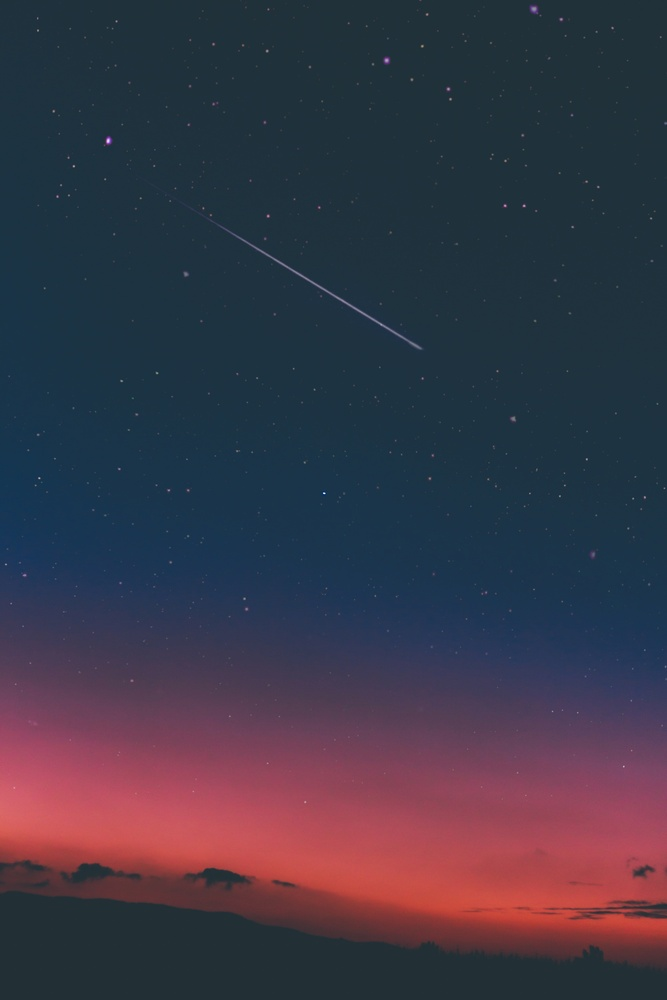
#> input picture source.jpg, 667 x 1000 px, shrunk from 3456 x 5184 before the run
$ jupyter execute Untitled.ipynb   (shell and % lines are left out)
#> lines starting #> are read from the running program, lines starting #| are printed output that depends on the picture; pictures that were not available may be replaced by others from this repository, and a replacement may not be noted
[cell 1]
import cv2
import numpy as np
import matplotlib.pyplot as plt

[cell 2]
source_img = cv2.imread('./source.jpg')
#> source_img is the input picture: shape (1000, 667, 3); mean B, G, R 70.6, 55.5, 59
target_img = cv2.imread('./target.jpg')

[cell 3]
source_img = cv2.cvtColor(source_img , cv2.COLOR_BGR2RGB)
target_img = cv2.cvtColor(target_img , cv2.COLOR_BGR2RGB)

[cell 4]
fig , (axs1 , axs2) = plt.subplots(1,2 , figsize = (15,10))
axs1.set_title("Source Image")
axs1.imshow(source_img)
axs2.set_title("Target Image")
axs2.imshow(target_img)

[cell 5]
# convert image into LAB color space
source_lab = cv2.cvtColor(source_img , cv2.COLOR_RGB2LAB)
#> source_lab: shape (1000, 667, 3); mean of channels 0, 1, 2 63.9, 134, 120.5
target_lab = cv2.cvtColor(target_img , cv2.COLOR_RGB2LAB)

[cell 6]
fig , (axs1 , axs2) = plt.subplots(1,2 , figsize = (15,10))
axs1.set_title("Source Lab Image")
axs1.imshow(source_lab)
axs2.set_title("Target Lab Image")
axs2.imshow(target_lab)
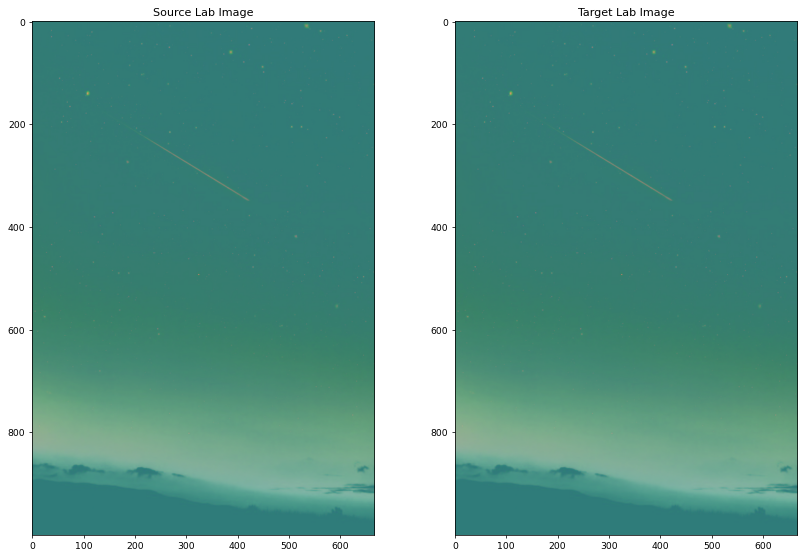
#> figure drawn by matplotlib, 2 panels

[cell 7]
# calculating mean and std for individual channels from source and target image
def image_parameters(L , A , B):
   # (L , A , B) = np.split(img)

    (L_mean , L_std) = (L.mean() , L.std())
    (A_mean , A_std) = (A.mean() , A.std())
    (B_mean , B_std) = (B.mean() , B.std())

    return (L_mean , L_std , A_mean , A_std , B_mean , B_std)

[cell 8]
def color_transfer(source , target):
    # convert image into LAB color space
    source_lab = cv2.cvtColor(source_img , cv2.COLOR_RGB2LAB)
    target_lab = cv2.cvtColor(target_img , cv2.COLOR_RGB2LAB)

    # split the channels of images
    (L_source , A_source , B_source) = cv2.split(source_lab)
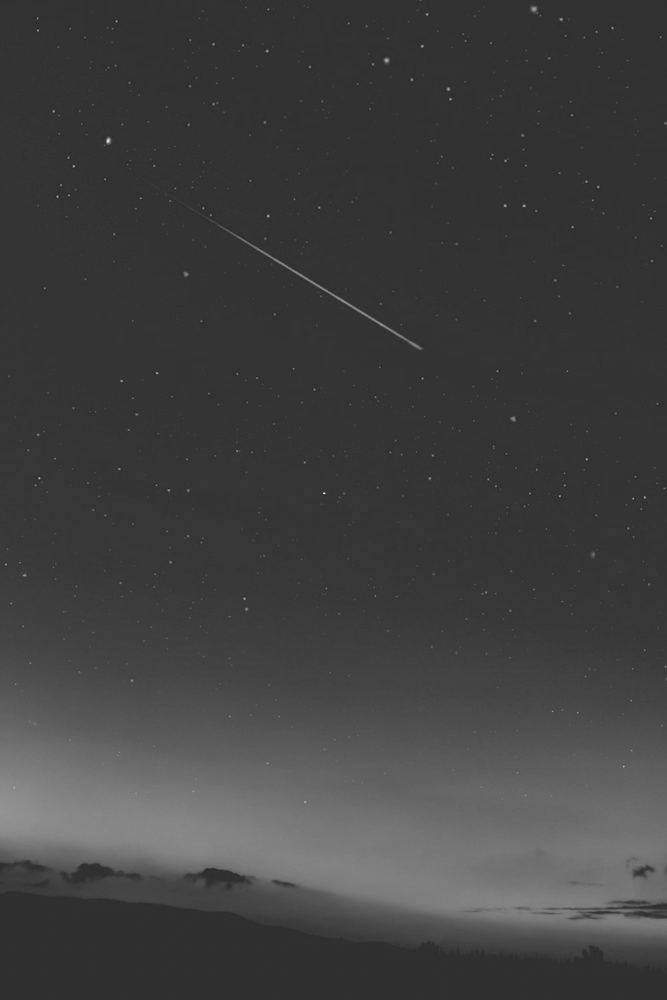
#> L_source: shape (1000, 667); min 38, max 250, mean 63.9
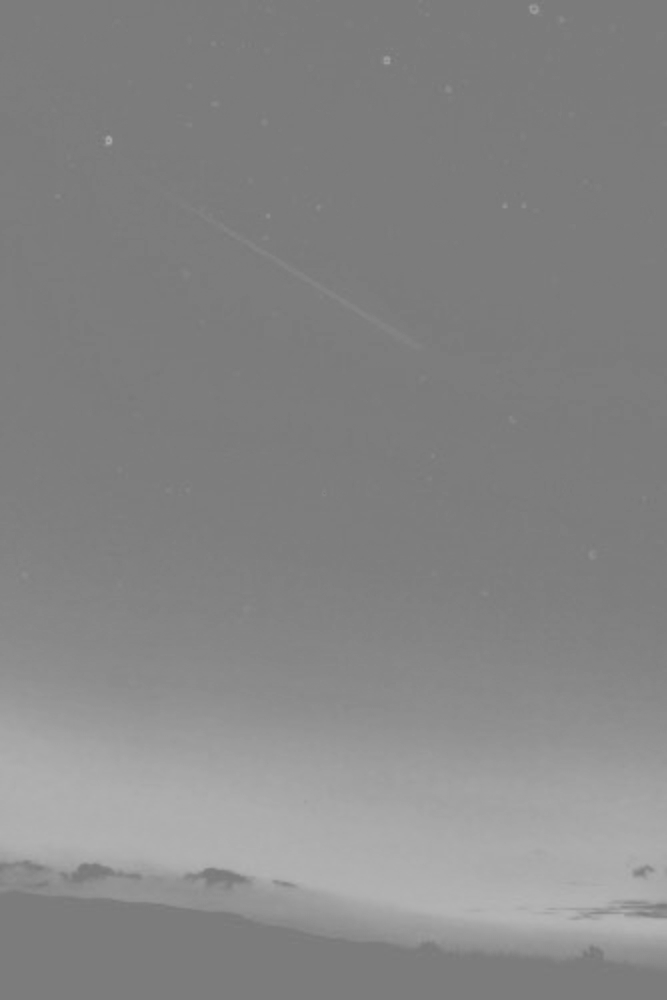
#> A_source: shape (1000, 667); min 119, max 182, mean 134
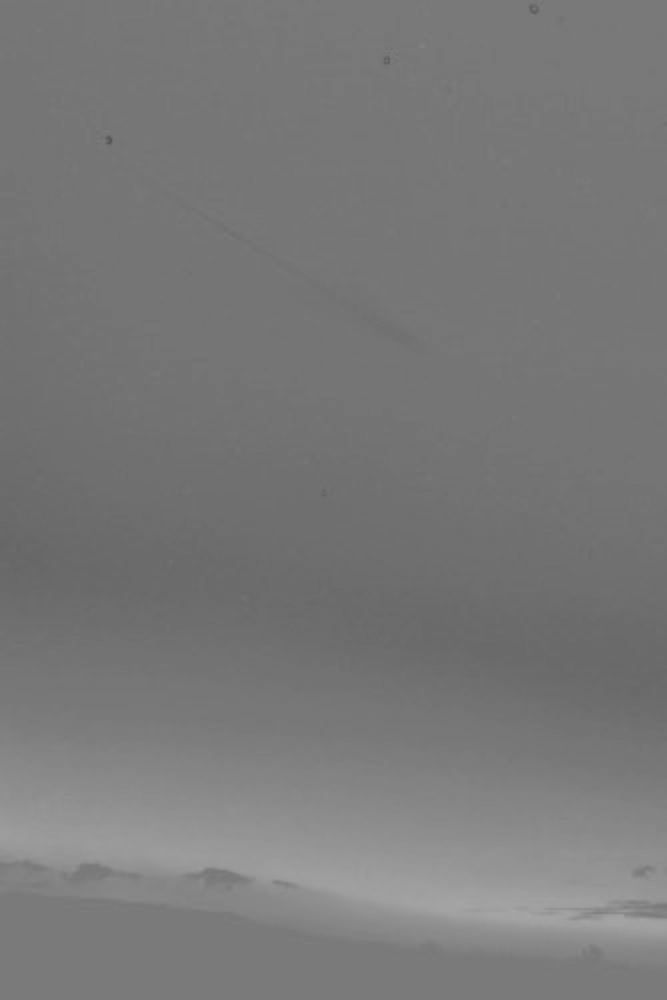
#> B_source: shape (1000, 667); min 83, max 167, mean 120.5
    (L_target , A_target , B_target) = cv2.split(target_lab)

    # get the parameters of source and target images
    (L_source_mean , L_source_std , A_source_mean , A_source_std , B_source_mean , B_source_std) = image_parameters(L_source , A_source , B_source)
#> in image_parameters, `(L_mean , L_std) = (L.mean() , L.std())`: L_mean = 63.95; L_std = 23.2
#> in image_parameters, `(A_mean , A_std) = (A.mean() , A.std())`: A_mean = 134; A_std = 16.25
#> in image_parameters, `(B_mean , B_std) = (B.mean() , B.std())`: B_mean = 120.5; B_std = 11.04
#> L_source_mean = 63.95; L_source_std = 23.2; A_source_mean = 134; A_source_std = 16.25; B_source_mean = 120.5; B_source_std = 11.04
    (L_target_mean , L_target_std , A_target_mean , A_target_std , B_target_mean , B_target_std) = image_parameters(L_target , A_target , B_target)
#> L_target_mean = 63.95; L_target_std = 23.2; A_target_mean = 134; A_target_std = 16.25; B_target_mean = 120.5; B_target_std = 11.04

    # now subtract every individual channel mean from data point
    # target image
    L_target = L_target - L_target_mean
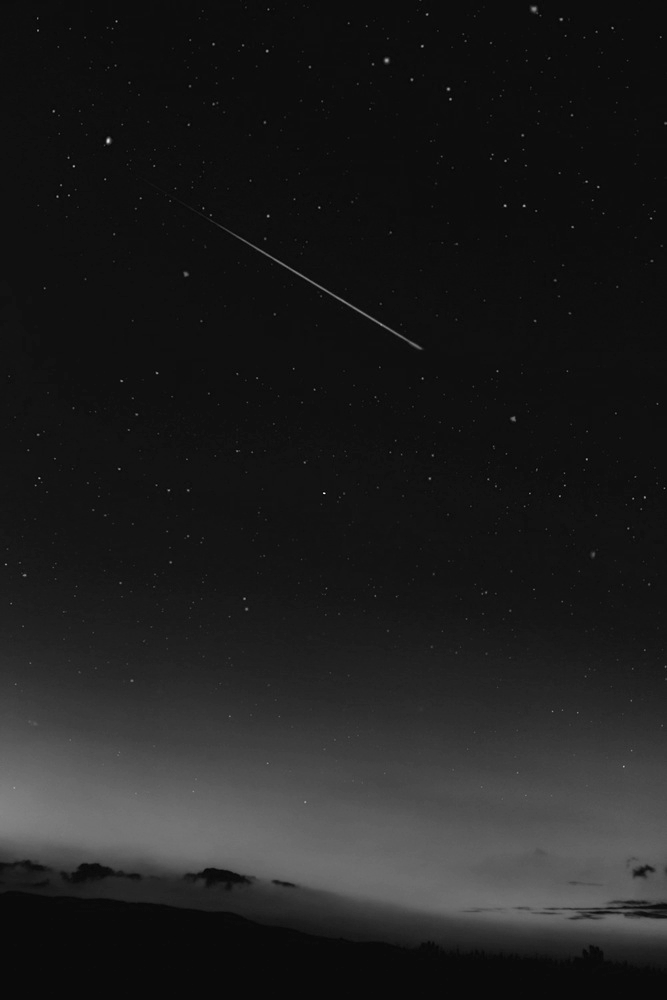
#> L_target: shape (1000, 667) float64; min -25.95, max 186.1, mean 0; drawn with min black and max white
    A_target = A_target - A_target_mean
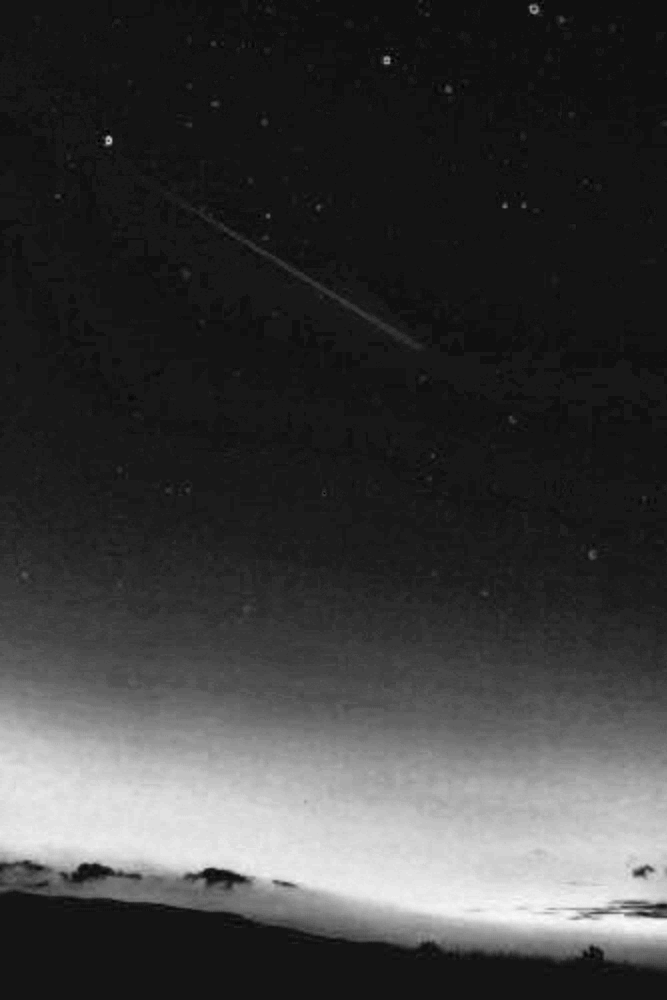
#> A_target: shape (1000, 667) float64; min -14.97, max 48.03, mean 0; drawn with min black and max white
    B_target = B_target - B_target_mean
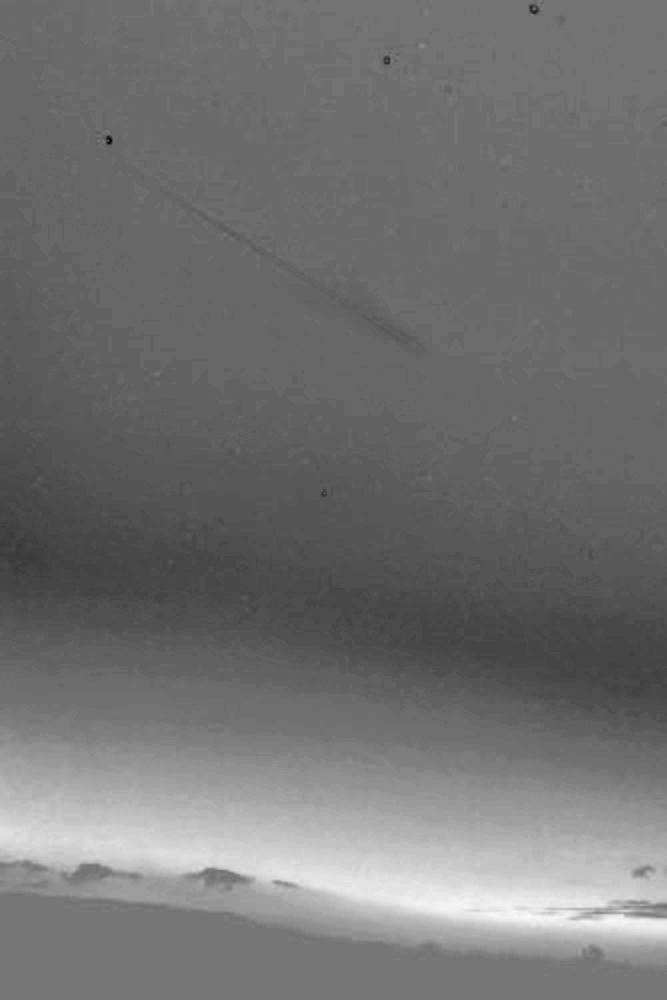
#> B_target: shape (1000, 667) float64; min -37.52, max 46.48, mean 0; drawn with min black and max white

    # now scale the data points by factor determined std
    L_target = (L_target_std / L_source_std) * L_target
    A_target = (A_target_std / A_source_std) * A_target
    B_target = (B_target_std / B_source_std) * B_target

    # now add source images mean to new target mean values
    L_new = L_target + L_source_mean
    A_new = A_target + A_source_mean
    B_new = B_target + B_source_mean

    # cliping the values
    L_new = np.clip(L_new , 0 , 255)
    A_new = np.clip(A_new , 0 , 255)
    B_new = np.clip(B_new , 0 , 255)

    transfer_img = cv2.merge([L_new , A_new , B_new])
#> transfer_img: shape (1000, 667, 3) float64; mean of channels 0, 1, 2 63.9, 134, 120.5

    transfer_img = cv2.cvtColor(transfer_img.astype('uint8') , cv2.COLOR_LAB2RGB)

    return transfer_img
